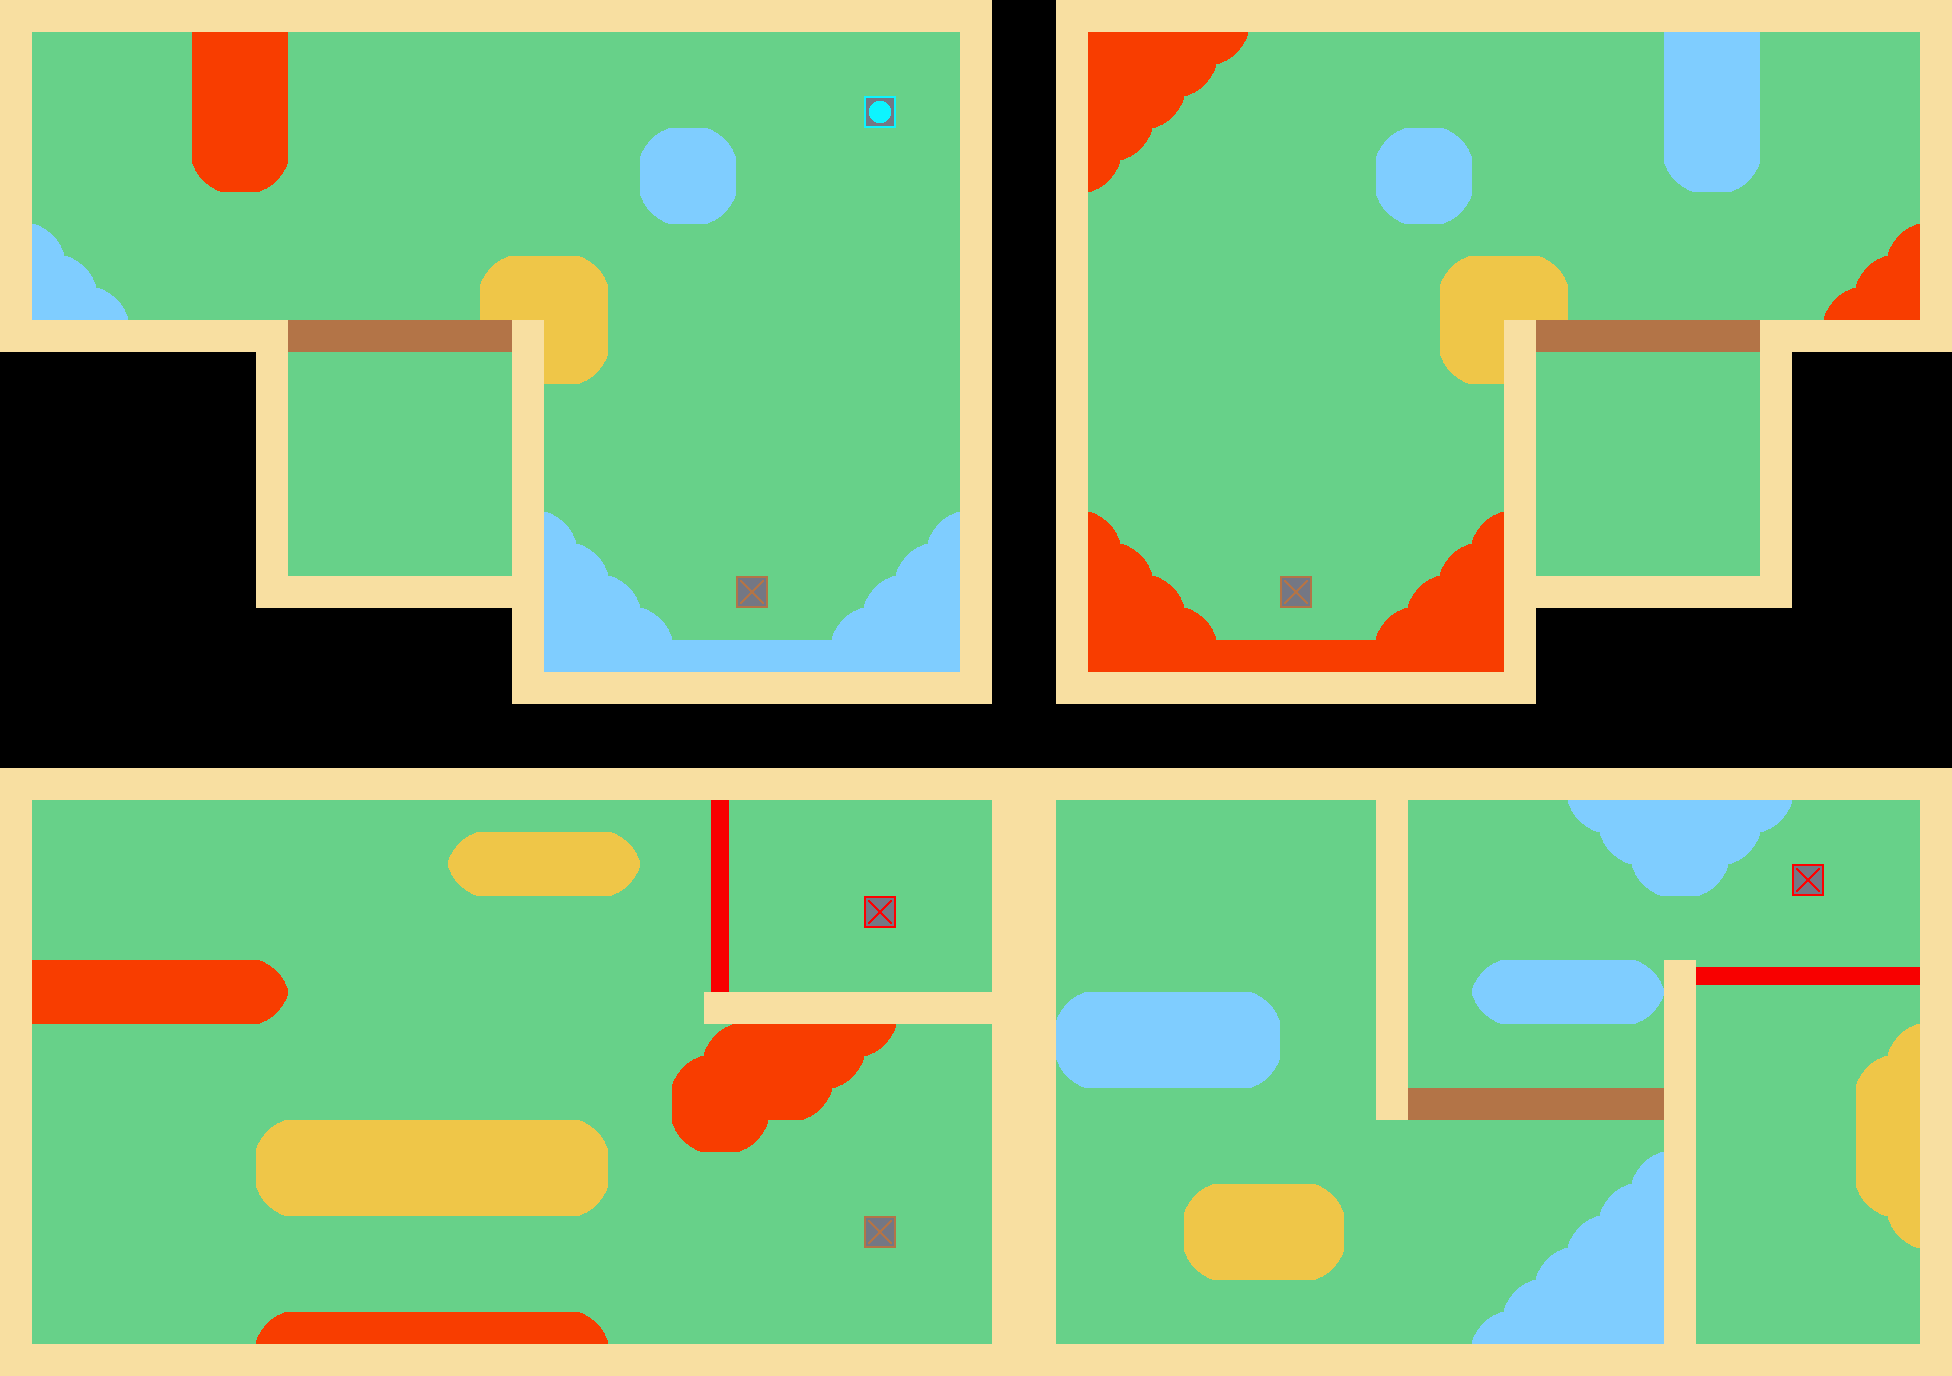

Tiled map render using the project's own tile images. Description and the map definition, with tile-layer contents summarised, below:
An orthogonal 61x43 tile map with 32x32 px tiles, 16 tile layers (Grass, Water, Lava, Sand, ...) and 14 objects.

<map version="1.2" tiledversion="1.3.4" orientation="orthogonal" renderorder="right-down" width="61" height="43" tilewidth="32" tileheight="32" infinite="0" nextlayerid="27" nextobjectid="17">
 <editorsettings>
  <export target="level18.json" format="json" />
 </editorsettings>
 <tileset firstgid="1" name="Golf Tiles" tilewidth="32" tileheight="32" tilecount="40" columns="4">
  <image source="tileset.png" width="128" height="320" />
 </tileset>
 <layer id="2" name="Grass" width="61" height="43">
  <data>[2623 cells, 2266 non-empty, 1 distinct tile ids]</data>
 </layer>
 <objectgroup id="3" name="Ball">
  <object id="2" gid="30" x="96" y="160" width="32" height="32" />
 </objectgroup>
 <objectgroup id="4" name="SBall">
  <object id="3" gid="30" x="1856" y="160" width="32" height="32" />
 </objectgroup>
 <objectgroup id="5" name="Hole">
  <object id="1" gid="31" x="1824" y="1248" width="32" height="32" />
 </objectgroup>
 <layer id="12" name="Water" width="61" height="43">
  <data>[2623 cells, 141 non-empty, 5 distinct tile ids]</data>
 </layer>
 <layer id="13" name="Lava" width="61" height="43">
  <data>[2623 cells, 116 non-empty, 5 distinct tile ids]</data>
 </layer>
 <layer id="14" name="Sand" width="61" height="43">
  <data>[2623 cells, 96 non-empty, 5 distinct tile ids]</data>
 </layer>
 <layer id="22" name="Laser1" width="61" height="43">
  <data>[2623 cells, 7 non-empty, 1 distinct tile ids]</data>
 </layer>
 <layer id="23" name="Laser2" width="61" height="43">
  <data>[2623 cells, 6 non-empty, 1 distinct tile ids]</data>
 </layer>
 <layer id="17" name="LPlate1" width="61" height="43">
  <data>[2623 cells, 1 non-empty, 1 distinct tile ids]</data>
 </layer>
 <layer id="18" name="LPlate2" width="61" height="43">
  <data>[2623 cells, 1 non-empty, 1 distinct tile ids]</data>
 </layer>
 <layer id="19" name="Door1" width="61" height="43">
  <data>[2623 cells, 7 non-empty, 1 distinct tile ids]</data>
 </layer>
 <layer id="20" name="Door2" width="61" height="43">
  <data>[2623 cells, 7 non-empty, 1 distinct tile ids]</data>
 </layer>
 <layer id="24" name="Door3" width="61" height="43">
  <data>[2623 cells, 8 non-empty, 1 distinct tile ids]</data>
 </layer>
 <layer id="15" name="Plate1" width="61" height="43">
  <data>[2623 cells, 1 non-empty, 1 distinct tile ids]</data>
 </layer>
 <layer id="16" name="Plate2" width="61" height="43">
  <data>[2623 cells, 1 non-empty, 1 distinct tile ids]</data>
 </layer>
 <layer id="25" name="Plate3" width="61" height="43">
  <data>[2623 cells, 1 non-empty, 1 distinct tile ids]</data>
 </layer>
 <layer id="26" name="SPlate" width="61" height="43">
  <data>[2623 cells, 1 non-empty, 1 distinct tile ids]</data>
 </layer>
 <layer id="1" name="Border" width="61" height="43">
  <data>[2623 cells, 435 non-empty, 1 distinct tile ids]</data>
 </layer>
 <objectgroup id="6" name="RPortal1">
  <object id="9" gid="40" x="416" y="480" width="32" height="32" />
 </objectgroup>
 <objectgroup id="7" name="RPortal2">
  <object id="10" gid="40" x="1152" y="896" width="32" height="32" />
 </objectgroup>
 <objectgroup id="8" name="BPortal1">
  <object id="7" gid="39" x="1632" y="480" width="32" height="32" />
 </objectgroup>
 <objectgroup id="9" name="BPortal2">
  <object id="8" gid="39" x="128" y="896" width="32" height="32" />
 </objectgroup>
 <objectgroup id="10" name="Moving1">
  <object id="4" gid="33" x="896" y="352" width="32" height="32" />
  <object id="5" gid="33" x="1440" y="352" width="32" height="32" />
  <object id="11" gid="33" x="640" y="1024" width="32" height="32" />
 </objectgroup>
 <objectgroup id="11" name="Moving2">
  <object id="12" gid="33" x="736" y="1216" width="32" height="32" />
  <object id="13" gid="33" x="1408" y="1216" width="32" height="32" />
  <object id="15" gid="33" x="1536" y="128" width="32" height="32" />
  <object id="16" gid="33" x="544" y="128" width="32" height="32" />
 </objectgroup>
</map>
